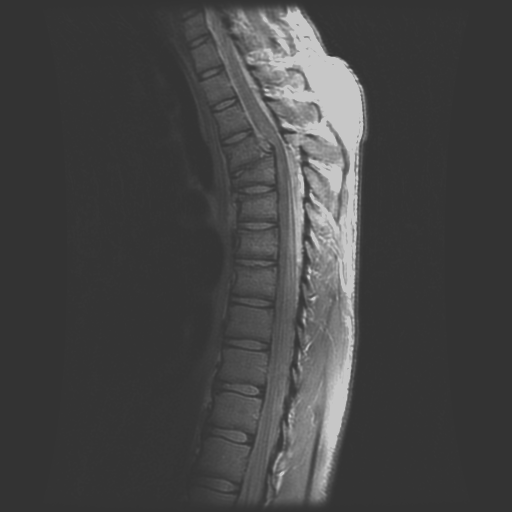
#> input picture HW2 - Intensity Transformation Operations/spine.tif, 512 x 512 px
$ jupyter execute Part3.ipynb
#> lines starting #> are read from the running program, lines starting #| are printed output that depends on the picture
# Q3

[cell 1]
import cv2 as cv
import matplotlib.pyplot as plt
import numpy as np

## Section 1

[cell 2]
img = cv.imread("./spine.tif", cv.IMREAD_GRAYSCALE)
#> img is the input picture: shape (512, 512); min 51, max 199, mean 68.5
plt.imshow(img, cmap="gray", vmin = 0, vmax = 255)
plt.show()

## Section 2

[cell 3]
img.shape, img.dtype, np.min(img), np.max(img)

[cell 4]
def transform(image, transformation, gamma=1):
#> called with transformation = 'linear_stretch', gamma = 1
    minimum, maximum = np.min(image), np.max(image)
#> minimum = 51; maximum = 199
    c = 255 ** (1 - gamma)
    T = {
        "linear_stretch": lambda r: np.rint(255.0 * (r - minimum) / (maximum - minimum)),
        "power_law": lambda r: np.rint(c * r ** gamma)
    }
    return T[transformation](image).astype(np.uint8)
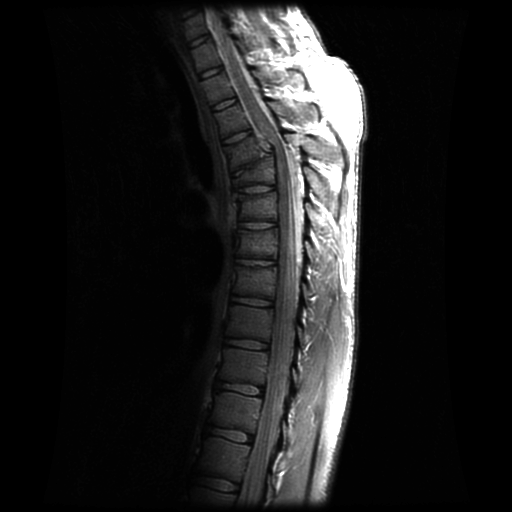
#> returned value: shape (512, 512); min 0, max 255, mean 30.2

## Section 3

[cell 5]
linear_stretch = transform(img, "linear_stretch")
power_law = transform(img, "power_law", gamma=0.5)
#> call 2 of transform, with transformation = 'power_law', gamma = 0.5
#> in transform (call 2), `return T[transformation](image).astype(np.uint8)`:
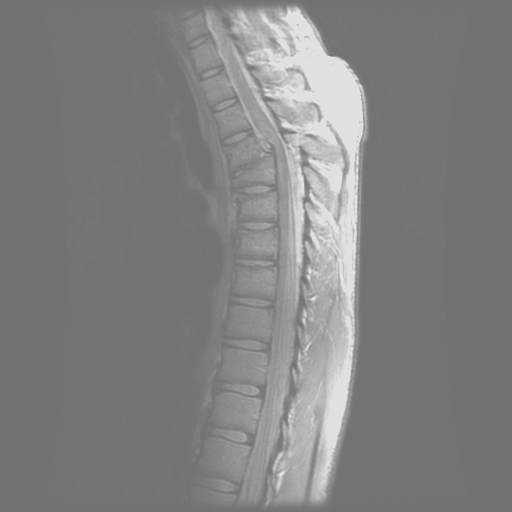
#> returned value: shape (512, 512); min 114, max 225, mean 129

fig, ax = plt.subplots(1, 2, figsize=(10, 5))
ax[0].imshow(linear_stretch, cmap="gray", vmin = 0, vmax = 255)
ax[0].set_title("linear stretch")
ax[1].imshow(power_law, cmap="gray", vmin = 0, vmax = 255)
ax[1].set_title("power_law(g=0.5)")
plt.show()
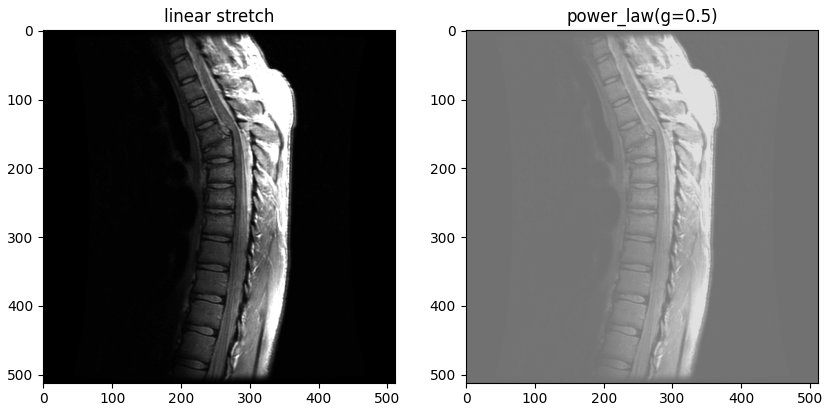
#> figure drawn by matplotlib, 2 panels

[cell 6]
power_law_linear_stretch = transform(linear_stretch, "power_law", gamma=0.5)
#> call 3 of transform, with transformation = 'power_law', gamma = 0.5
#> in transform (call 3), `minimum, maximum = np.min(image), np.max(image)`: minimum = 0; maximum = 255
#> in transform (call 3), `return T[transformation](image).astype(np.uint8)`:
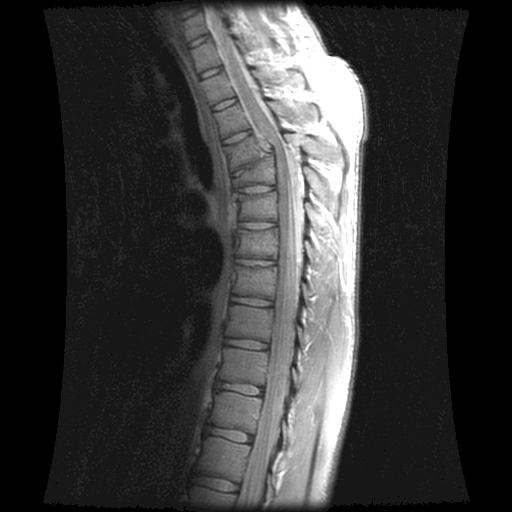
#> returned value: shape (512, 512); min 0, max 255, mean 54.6
linear_stretch_power_law = transform(power_law, "linear_stretch")
#> call 4 of transform, with transformation = 'linear_stretch', gamma = 1
#> in transform (call 4), `minimum, maximum = np.min(image), np.max(image)`: minimum = 114; maximum = 225
#> in transform (call 4), `return T[transformation](image).astype(np.uint8)`:
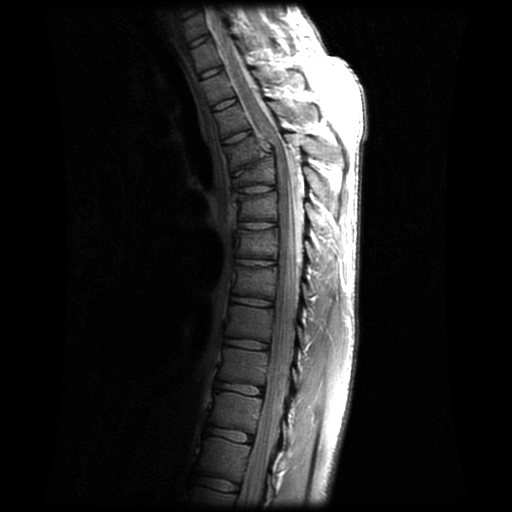
#> returned value: shape (512, 512); min 0, max 255, mean 34.4

fig, ax = plt.subplots(1, 2, figsize=(10, 5))
ax[0].imshow(linear_stretch_power_law, cmap="gray", vmin = 0, vmax = 255)
ax[0].set_title("linear stretch of power_law(g=0.5)")
ax[1].imshow(power_law_linear_stretch, cmap="gray", vmin = 0, vmax = 255)
ax[1].set_title("power_law(g=0.5) of linear_stretch")
plt.show()

## Section 4

[cell 7]
fig, axs = plt.subplots(2, 3, figsize=(12, 8))
gs = axs[0, 0].get_gridspec()
for ax in axs[:, 0]:
    ax.remove()
originalax = fig.add_subplot(gs[:, 0])

originalax.imshow(img, cmap='gray', vmin = 0, vmax = 255)
originalax.set_title('original')

axs[1,1].imshow(power_law_linear_stretch, cmap='gray', vmin = 0, vmax = 255)
axs[1,1].set_title('power_law(g=0.5) of linear_stretch')

axs[1,2].imshow(linear_stretch_power_law, cmap='gray', vmin = 0, vmax = 255)
axs[1,2].set_title('linear stretch of power_law(g=0.5)')

axs[0,2].imshow(power_law, cmap='gray', vmin = 0, vmax = 255)
axs[0,2].set_title('power_law(g=0.5)')

axs[0,1].imshow(linear_stretch, cmap='gray', vmin = 0, vmax = 255)
axs[0,1].set_title('linear stretch')
plt.show()

## Section 5

#### description in report file

[cell 8]
def show(x):
    w = transform(x, "power_law", gamma=0.5)
    u = transform(x, "linear_stretch")
    u = transform(u, "power_law", gamma=0.5)
    w = transform(w, "linear_stretch")
    plt.plot(x, w)
    plt.plot(x, u)
    plt.legend(["linear_stretch of power_law", "power_law of linear_stretch"])
    plt.show()
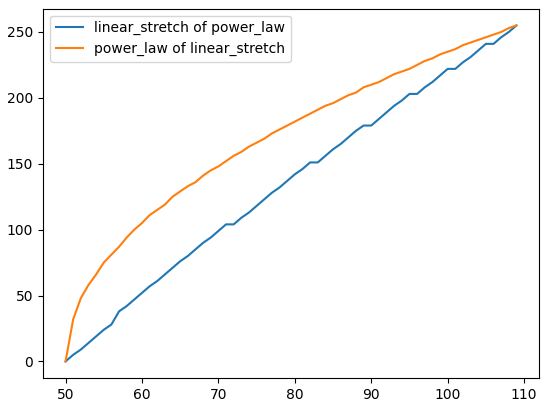
#> figure drawn by matplotlib, 1 panel; curve peaks at x = 109, y = 255; curve peaks at x = 109, y = 255

[cell 9]
show(np.arange(50, 110))

[cell 10]
show(np.arange(170, 230))
#> in show (call 2), `plt.show()`:
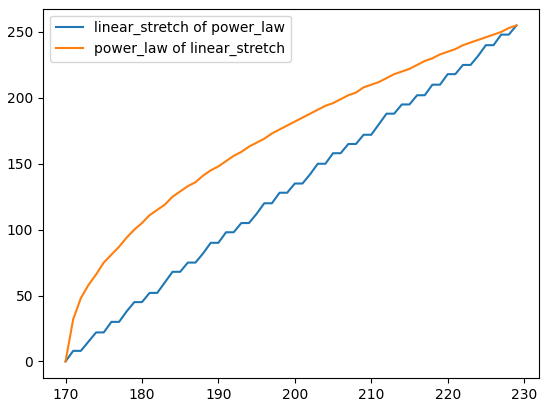
#> figure drawn by matplotlib, 1 panel; curve peaks at x = 229, y = 255; curve peaks at x = 229, y = 255
